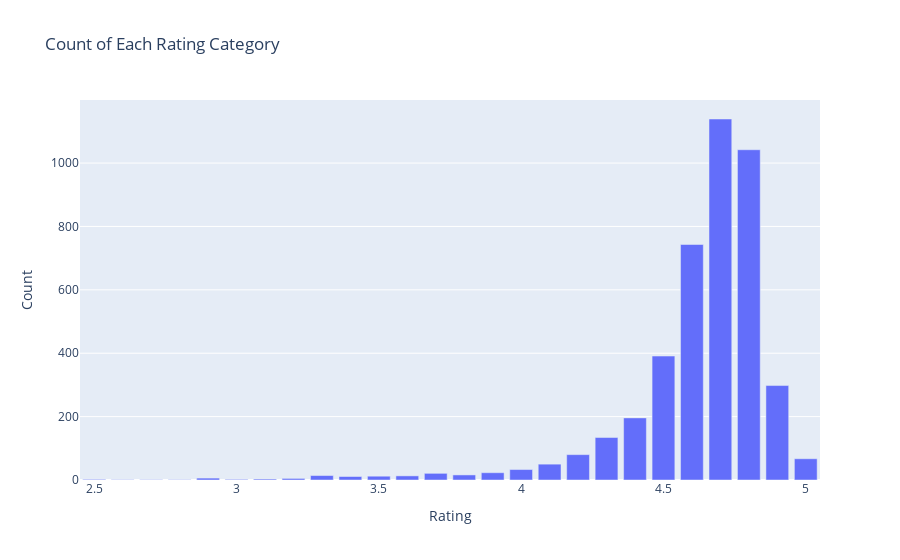

Write notebook code for a chart like this one.
### Code cell
rating_count = df['Rating'].value_counts()

# Create a bar chart to show the count of each rating category
fig_reviews_rating = px.bar(df['Rating'].value_counts().reset_index(),
                            x='Rating', y=rating_count,
                            title='Count of Each Rating Category',
                            labels={'y': 'Count'})

fig_reviews_rating.show()

### Figure 1 — Plotly figure (JSON) as saved in the notebook; plotly's stock layout.template omitted (floating-point values rounded to 4 significant figures)
{"data": [{"alignmentgroup": "True", "hovertemplate": "Rating=%{x}<br>Count=%{y}<extra></extra>", "legendgroup": "", "marker": {"color": "#636efa", "pattern": {"shape": ""}}, "name": "", "offsetgroup": "", "orientation": "v", "showlegend": false, "textposition": "auto", "type": "bar", "x": [4.7, 4.8, 4.6, 4.5, 4.9, 4.4, 4.3, 4.2, 5, 4.1, 4, 3.9, 3.7, 3.8, 3.3, 3.6, 3.5, 3.4, 2.9, 3.2, 3.1, 2.5, 3, 2.7, 2.8, 2.6], "xaxis": "x", "y": [1139, 1042, 743, 391, 298, 196, 134, 80, 67, 50, 33, 23, 21, 16, 14, 13, 12, 11, 6, 5, 3, 2, 2, 1, 1, 1], "yaxis": "y"}], "layout": {"barmode": "relative", "legend": {"tracegroupgap": 0}, "title": {"text": "Count of Each Rating Category"}, "xaxis": {"anchor": "y", "domain": [0, 1], "title": {"text": "Rating"}}, "yaxis": {"anchor": "x", "domain": [0, 1], "title": {"text": "Count"}}}}
